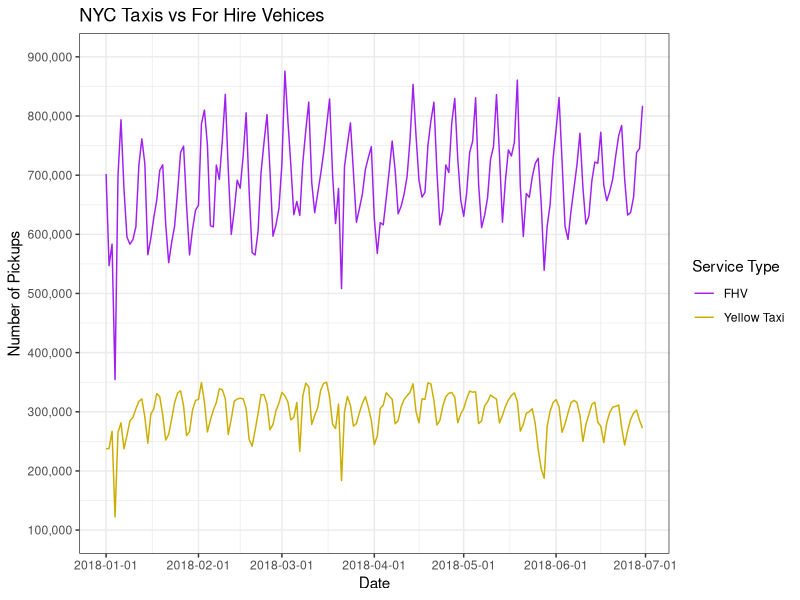

Here is the R script that generated this plot:
library(ggplot2)
library(dplyr)

## Reads in the data, and allows the data to be used by ggplot
transport_data <- read.csv("data/final_reformat.csv", stringsAsFactors = FALSE, header = TRUE)
correct_class <-  transport_data %>% mutate(Date = as.Date(Date)) %>%
  mutate(FHV = as.numeric(FHV)) %>% mutate(Yellow = as.numeric(Yellow))

## Plots the data as lines on a single plot, with For Hire Vehicles
## being represented by the purple line, and Yellow Taxis being represented
## by the yellow line
basic_plot <- ggplot(correct_class, aes(x = Date)) +
  geom_line(aes(y = FHV, color = "FHV")) +
  geom_line(aes(y = Yellow, color = "Yellow Taxi")) +
  scale_colour_manual(values=c("purple", "gold3")) +
  theme_bw() +
  labs(title = "NYC Taxis vs For Hire Vehices", y = "Number of Pickups", 
       color = "Service Type") +
  scale_x_date(date_breaks = "1 month") +
  scale_y_continuous(limits = c(100000, 900000),
       breaks = seq(from = 100000, to = 900000, by = 100000),
       labels = scales::comma)
print(basic_plot)
